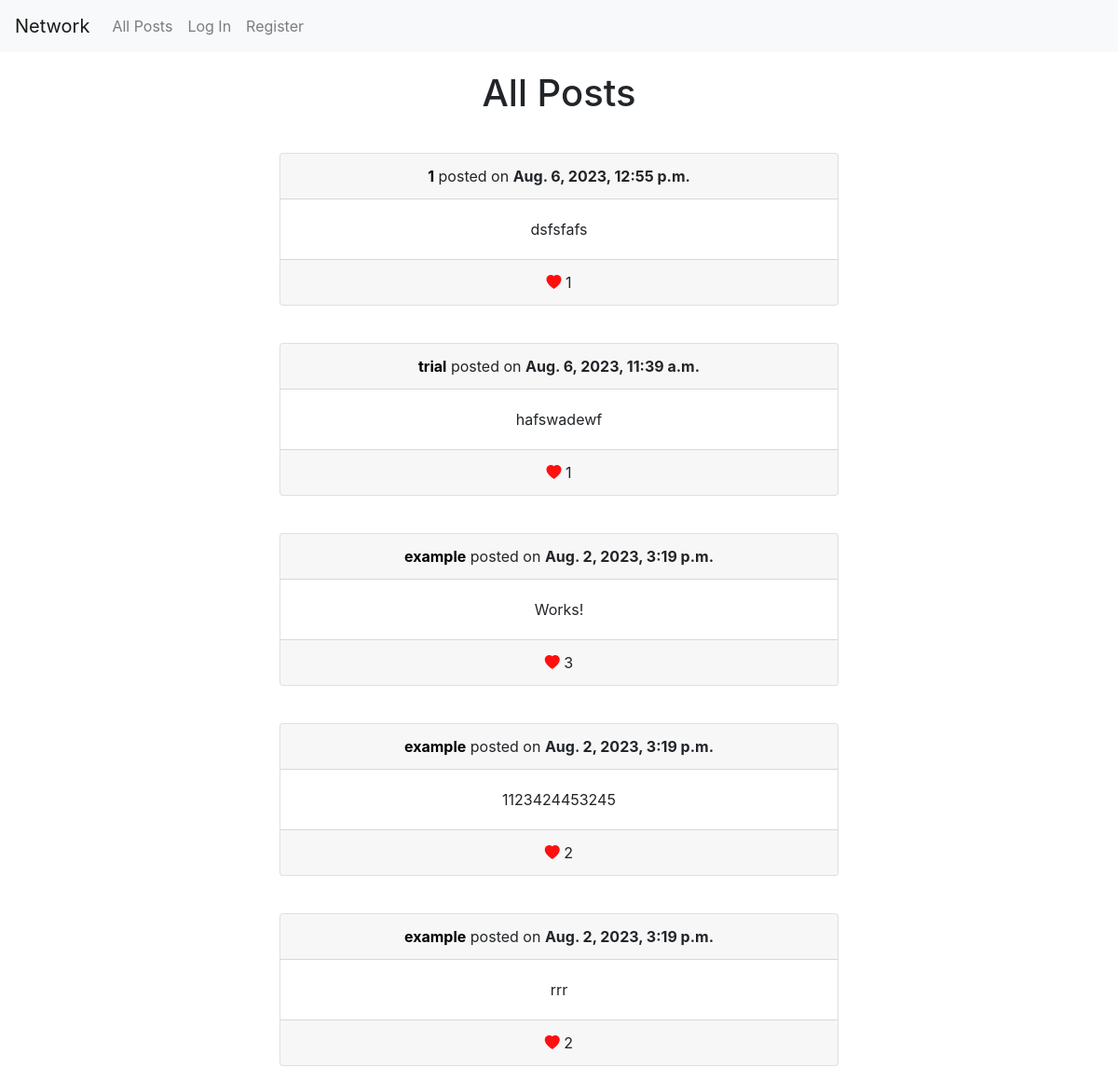
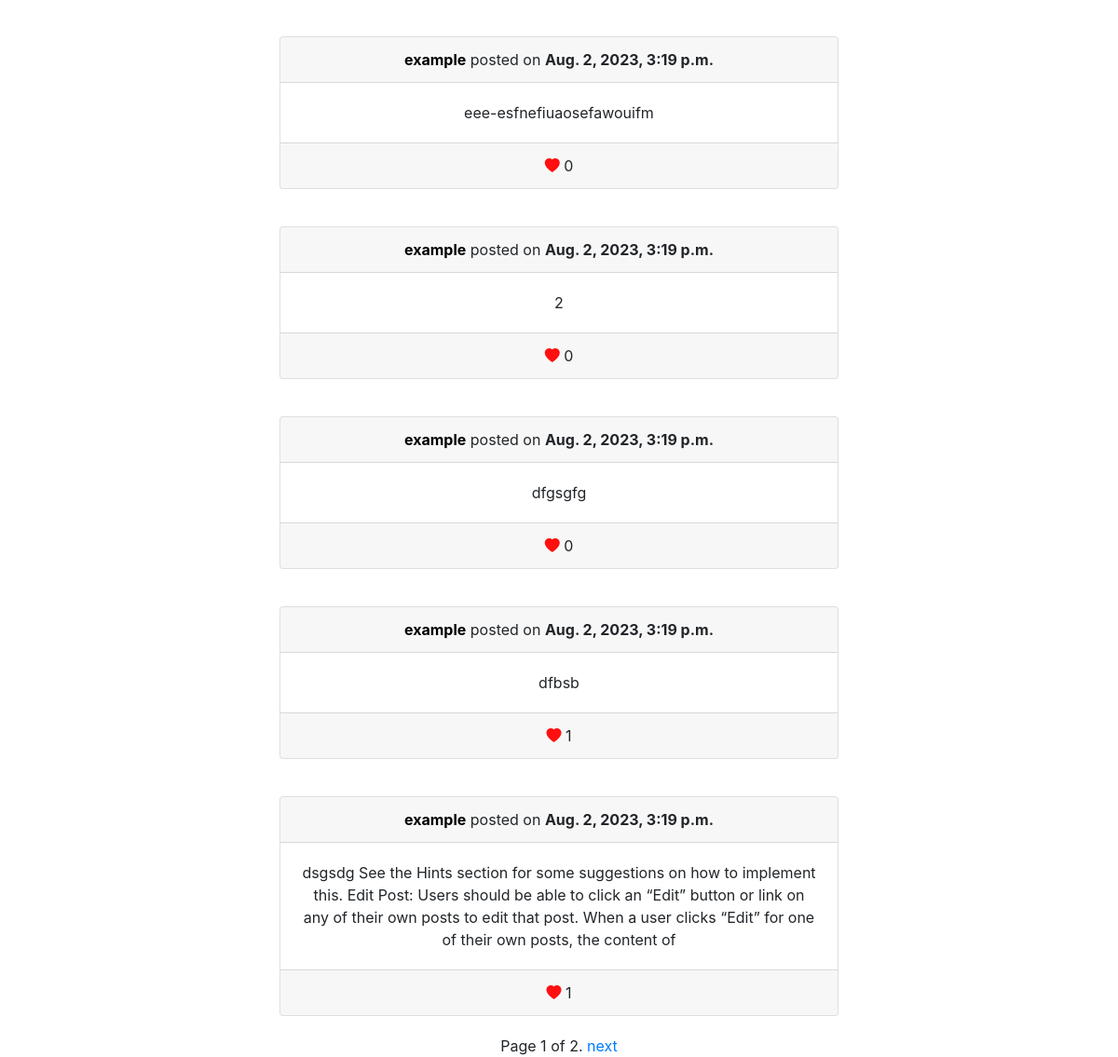
Before: / with the older database file (2 pictures, top to bottom).
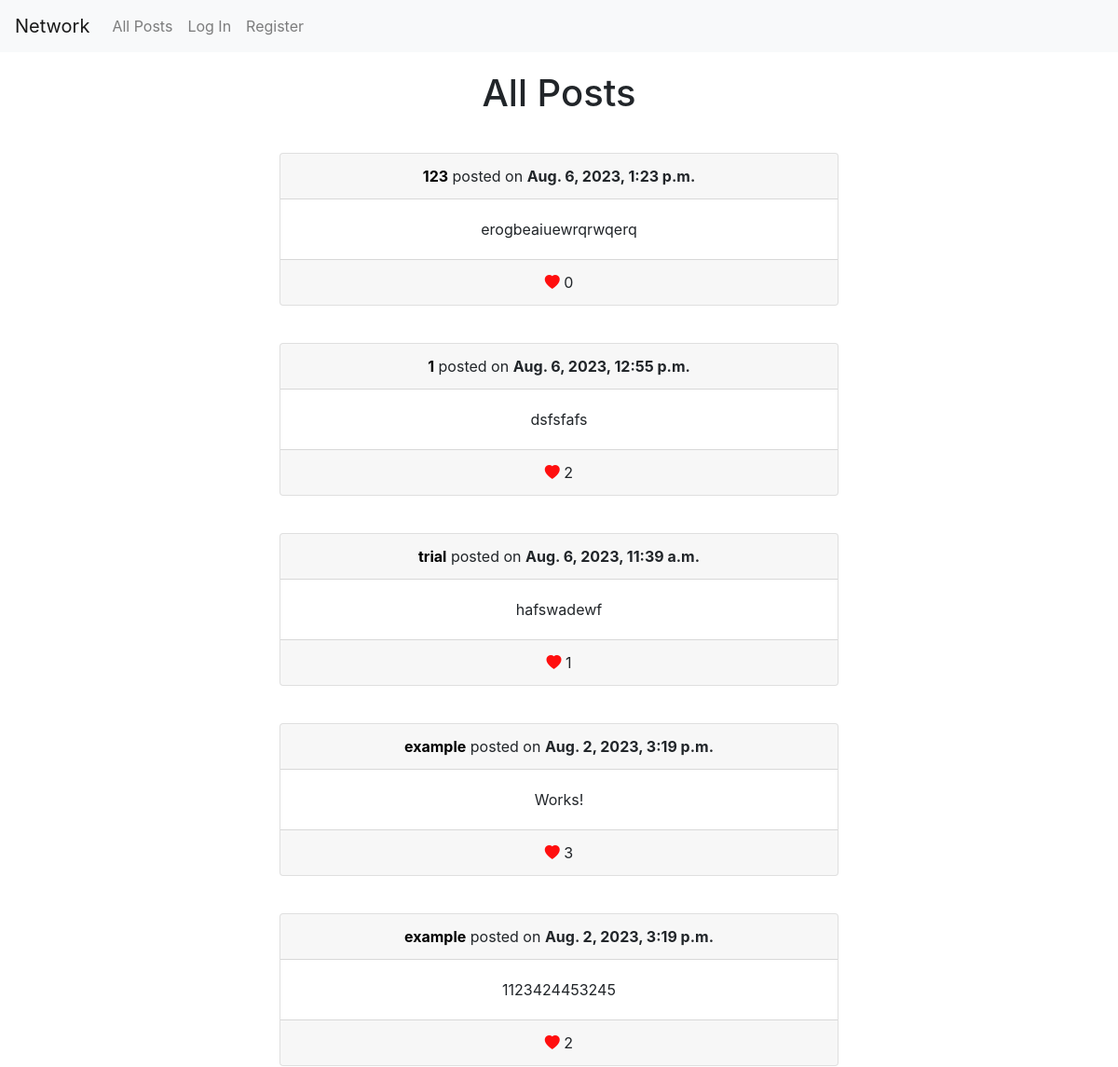
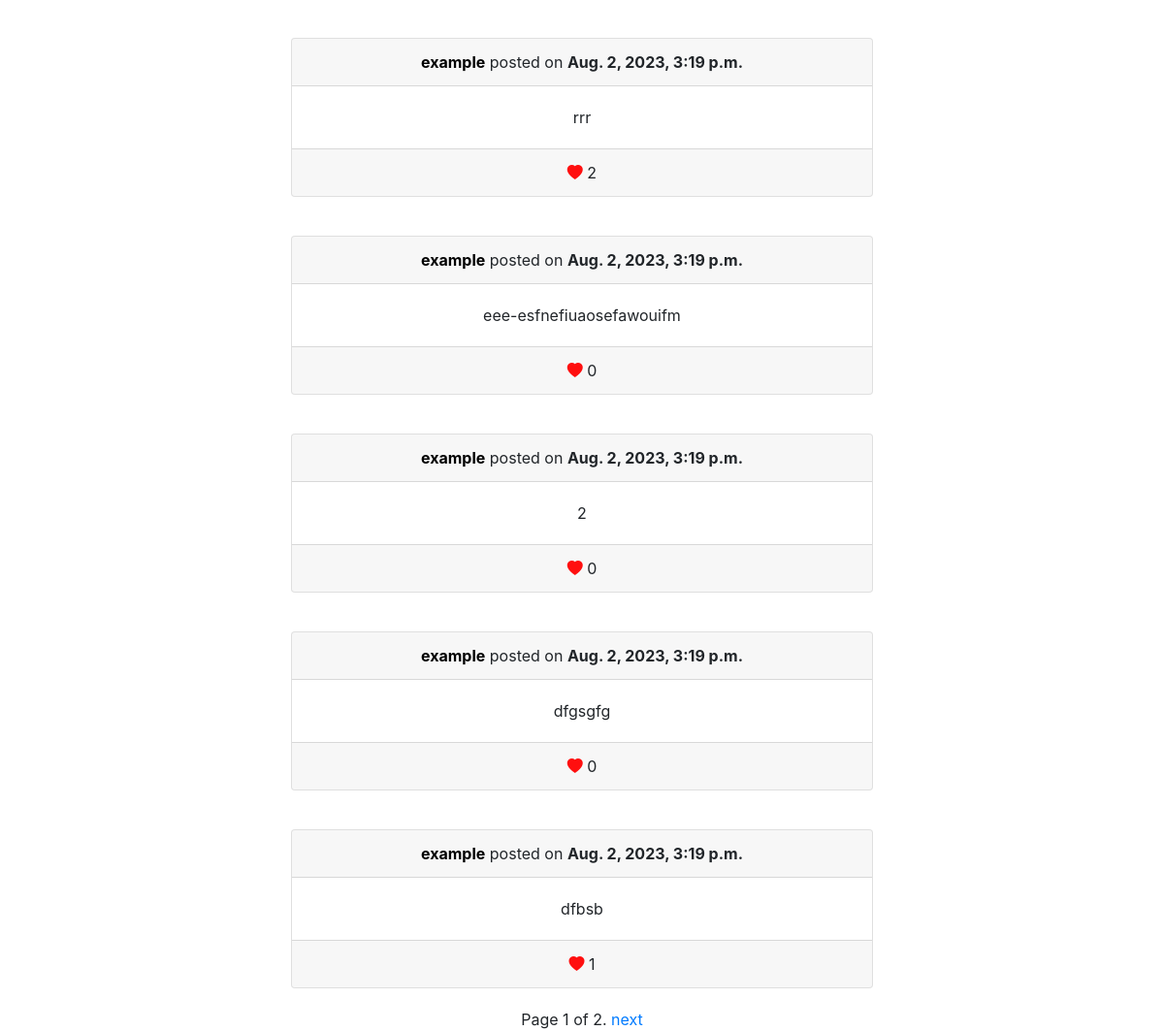
After: the same page with the newer database file (2 pictures, top to bottom).
### network/models.py (models this page shows, shortened)
class Post(models.Model):
    author = models.ForeignKey(User, on_delete=models.CASCADE, related_name='usersPosts')
    body = models.TextField()
    likes = models.ManyToManyField(User, related_name='posts_liked', null=True, blank=True)
    timestamp = models.DateTimeField(auto_now_add=True)
    def count_likes(self):
        return self.likes.count()

class User(AbstractUser):
    followers = models.ManyToManyField('self', symmetrical=False, related_name='following')

### network/views.py (the view)
# urls.py: path("", views.index, name="index"),
def index(request):
    posts = Post.objects.all().order_by('-timestamp')
    paginator = Paginator(posts, 10)  # Show 10 posts per page
    page_number = request.GET.get('page')
    page_obj = paginator.get_page(page_number)
    return render(request, 'network/index.html',{
        'page_obj': page_obj,
        'heading': 'All Posts'
        })

### network/templates/network/index.html (shortened to what this page needs)
{% extends "network/layout.html" %}
{% load static %}
{% block body %}
    {% block posts %}
    <div id="posts" style="display: grid; place-items: center;">
        <h1 style="margin: 20px">{{ heading }}</h1>
        {% for post in page_obj %}
            <div class="card text-center" style="width:50%; margin: 20px;">
                <div class="card-header">
                    <a style="color: black;"
                        href="{% url 'profile' post.author.username %}"><strong>{{ post.author }}</a></strong> posted on <strong>{{ post.timestamp }}</strong>
                </div>
                <div class="card-body">
                   <div id = "post-text-{{ post.id }}" class="card-text"> {{ post.body }}</div>
                </div>
                <div class="card-footer text-body-secondary">
                    <div class="like-post" id="like-{{ post.id }}"><i class="bi bi-heart-fill" style="color: rgb(255, 15, 15);"></i>
                     {{ post.count_likes }}
                    </div>
                </div>
            </div>
        {% empty %}
            <p>No posts</p>
        {%  endfor %}
        <div class="pagination">
            <span class="step-links">
                <span class="current">
                    Page {{ page_obj.number }} of {{ page_obj.paginator.num_pages }}.
                </span>
                {% if page_obj.has_next %}
                    <a href="?page={{ page_obj.next_page_number }}">next</a>
                {% endif %}
            </span>
        </div>
    </div>
    {% endblock %}
{% endblock %}

### network/templates/network/layout.html (shortened to what this page needs)
{% load static %}
<!DOCTYPE html>
<html lang="en">
    <head>
        <link rel="stylesheet" href="https://stackpath.bootstrapcdn.com/bootstrap/4.4.1/css/bootstrap.min.css">
        <link rel="stylesheet" href="https://cdn.jsdelivr.net/npm/bootstrap-icons@1.10.5/font/bootstrap-icons.css">
        <link href="{% static 'network/styles.css' %}" rel="stylesheet">
    </head>
    <body>
        <nav class="navbar navbar-expand-lg navbar-light bg-light">
            <a class="navbar-brand" href="#">Network</a>
            <div>
              <ul class="navbar-nav mr-auto">
                <li class="nav-item">
                  <a class="nav-link" href="{% url 'index' %}">All Posts</a>
                </li>
                {% if request.user.is_authenticated %}
                    <li class="nav-item">
                        <a class="nav-link" href="{% url 'following' %}">Following</a>
                    </li>
                    <li class="nav-item">
                        <a class="nav-link" href="{% url 'logout' %}">Log Out</a>
                    </li>
                {% else %}
                    <li class="nav-item">
                        <a class="nav-link" href="{% url 'login' %}">Log In</a>
                    </li>
                    <li class="nav-item">
                        <a class="nav-link" href="{% url 'register' %}">Register</a>
                    </li>
                {% endif %}
              </ul>
            </div>
          </nav>
        <div class="body">
            {% block body %}
            {% endblock %}
        </div>
    </body>
</html>

Changed rows visible on the page:
no longer on this page (row unchanged): Post: author "example", timestamp "Aug. 2, 2023, 3:19 p.m.", body "dsgsdg See the Hints section for some suggestions on how to implement this. Edit Post: Users should be able to click an “Edit” button or link on any of their own posts to edit that post. When a user clicks “Edit” for one of their own posts, the content of", count_likes "1"
added Post: author "123", timestamp "Aug. 6, 2023, 1:23 p.m.", body "erogbeaiuewrqrwqerq", count_likes "0"
computed for Post "Aug. 6, 2023, 12:55 p.m.": count_likes "1" → "2"
